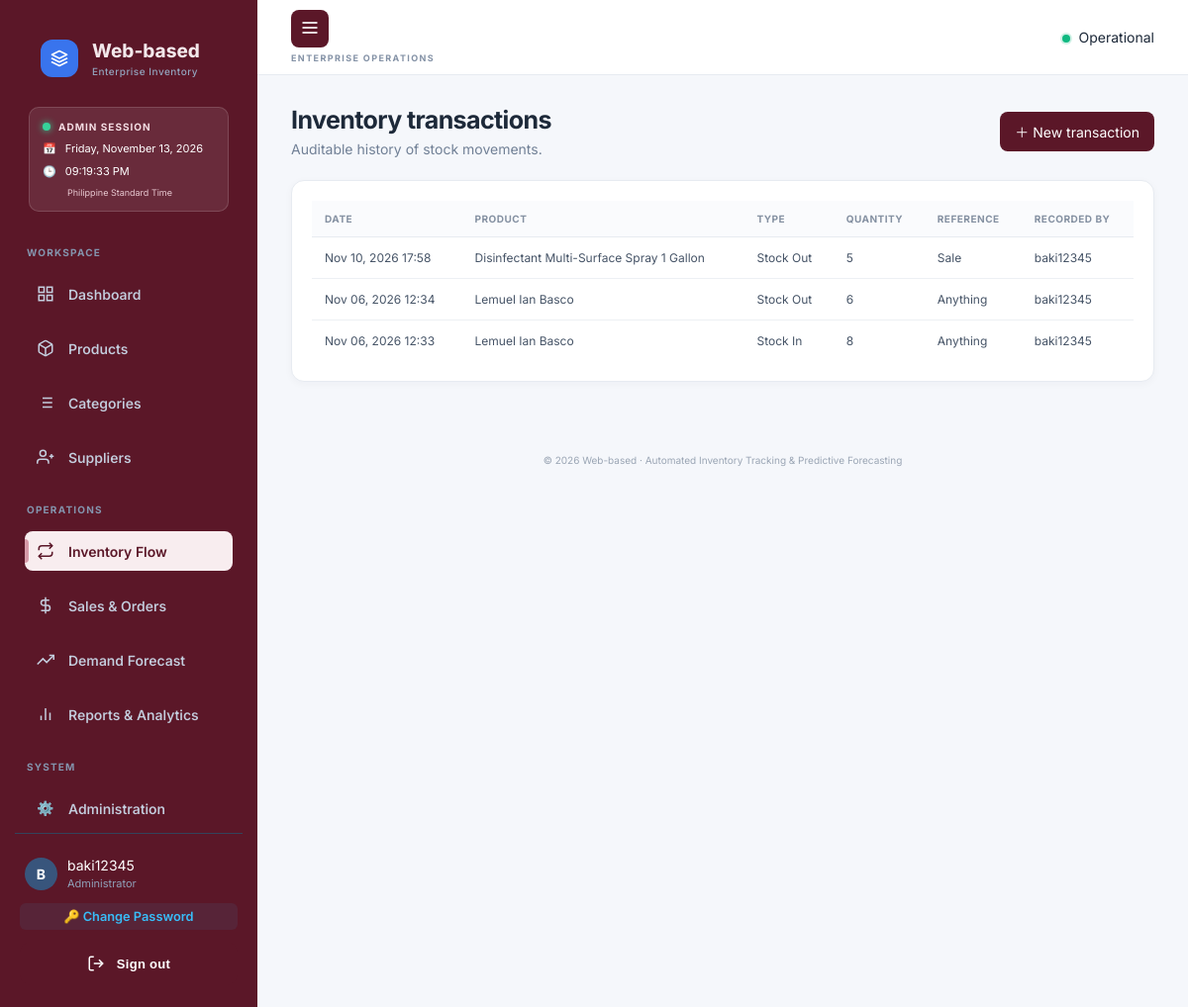
/inventory/transactions/ (signed in), run on the app's committed database.
### inventory/models.py (models this page shows, shortened)
class StockTransaction(models.Model):
    IN = "IN"
    OUT = "OUT"
    ADJUSTMENT = "ADJUSTMENT"
    TYPES = [(IN, "Stock In"), (OUT, "Stock Out"), (ADJUSTMENT, "Adjustment")]
    product = models.ForeignKey(Product, on_delete=models.PROTECT, related_name="transactions")
    transaction_type = models.CharField(max_length=12, choices=TYPES)
    quantity = models.PositiveIntegerField()
    reference = models.CharField(max_length=100, blank=True)
    notes = models.TextField(blank=True)
    created_by = models.ForeignKey(settings.AUTH_USER_MODEL, on_delete=models.SET_NULL, null=True, blank=True)
    created_at = models.DateTimeField(default=timezone.now)

class Product(models.Model):
    name = models.CharField(max_length=160)
    sku = models.CharField(max_length=60, unique=True)
    category = models.ForeignKey(Category, on_delete=models.PROTECT, related_name="products")
    supplier = models.ForeignKey(Supplier, on_delete=models.SET_NULL, null=True, blank=True, related_name="products")
    unit = models.CharField(max_length=40, default="piece")
    purchase_price = models.DecimalField(max_digits=12, decimal_places=2, default=0)
    selling_price = models.DecimalField(max_digits=12, decimal_places=2, default=0)
    quantity = models.PositiveIntegerField(default=0)
    reorder_level = models.PositiveIntegerField(default=5)
    description = models.TextField(blank=True)
    active = models.BooleanField(default=True)
    created_at = models.DateTimeField(auto_now_add=True)

### inventory/views.py (the view)
# urls.py: path("transactions/", views.transaction_list, name="transaction_list"),
@login_required
def transaction_list(request):
    rows = StockTransaction.objects.select_related("product","created_by").order_by("-created_at")
    return render(request, "inventory/transaction_list.html", {"rows": rows[:200]})

### templates/inventory/transaction_list.html
{% extends "base.html" %}{% block page_heading %}{% endblock %}{% block content %}<div class="page-title"><div><h1>Inventory transactions</h1><p class="muted">Auditable history of stock movements.</p></div><a class="btn primary" href="{% url 'transaction_create' %}">＋ New transaction</a></div><div class="panel"><div class="table-wrap"><table><thead><tr><th>Date</th><th>Product</th><th>Type</th><th>Quantity</th><th>Reference</th><th>Recorded by</th></tr></thead><tbody>{% for r in rows %}<tr><td>{{ r.created_at|date:"M d, Y H:i" }}</td><td>{{ r.product.name }}</td><td>{{ r.get_transaction_type_display }}</td><td>{{ r.quantity }}</td><td>{{ r.reference|default:"—" }}</td><td>{{ r.created_by|default:"—" }}</td></tr>{% empty %}<tr><td colspan="6" class="empty">No inventory movements recorded.</td></tr>{% endfor %}</tbody></table></div></div>{% endblock %}

### templates/base.html (shortened to what this page needs)
{% load static %}
<!DOCTYPE html>
<html lang="en">
<head>
  <link rel="stylesheet" href="{% static 'css/app.css' %}">
</head>
<body class="{% block body_class %}{% endblock %}">
  <div class="app-shell" id="appShell">
    <aside class="sidebar" id="sidebar">
      <div class="sidebar-header">
        <a class="brand" href="{% url 'dashboard' %}">
          <div class="brand-mark">
            <svg width="18" height="18" viewBox="0 0 24 24" fill="none" stroke="currentColor" stroke-width="2.2" stroke-linecap="round" stroke-linejoin="round">
              <polygon points="12 2 2 7 12 12 22 7 12 2"></polygon>
              <polyline points="2 17 12 22 22 17"></polyline>
              <polyline points="2 12 12 17 22 12"></polyline>
            </svg>
          </div>
          <div class="brand-text">
            <span class="brand-name">Web-based</span>
            <small class="brand-tagline">Enterprise Inventory</small>
          </div>
        </a>
      </div>
{% if user.is_staff and user.last_login %}
<div class="admin-login-card">
    <div class="login-card-heading">
        <span class="login-indicator"></span>
        ADMIN SESSION
    </div>
    <div class="login-detail">
        <span>📅</span>
        <span>{{ user.last_login|date:"l, F j, Y" }}</span>
    </div>
    <div class="login-detail">
        <span>🕒</span>
        <span>{{ user.last_login|date:"h:i:s A" }}</span>
    </div>
    <small class="login-timezone">
        Philippine Standard Time
    </small>
</div>
{% endif %}
      <nav class="sidebar-nav">
        {% with current_url=request.resolver_match.url_name %}
          <span class="nav-label">WORKSPACE</span>
          <a href="{% url 'dashboard' %}" class="nav-item {% if current_url == 'dashboard' %}active{% endif %}">
            <svg class="nav-icon" viewBox="0 0 24 24" fill="none" stroke="currentColor" stroke-width="2"><rect x="3" y="3" width="7" height="7"></rect><rect x="14" y="3" width="7" height="7"></rect><rect x="14" y="14" width="7" height="7"></rect><rect x="3" y="14" width="7" height="7"></rect></svg>
            <span>Dashboard</span>
          </a>
          <a href="{% url 'product_list' %}" class="nav-item {% if current_url == 'product_list' %}active{% endif %}">
            <span>Products</span>
          </a>
          <a href="{% url 'category_list' %}" class="nav-item {% if current_url == 'category_list' %}active{% endif %}">
            <span>Categories</span>
          </a>
          <a href="{% url 'supplier_list' %}" class="nav-item {% if current_url == 'supplier_list' %}active{% endif %}">
            <svg class="nav-icon" viewBox="0 0 24 24" fill="none" stroke="currentColor" stroke-width="2"><path d="M16 21v-2a4 4 0 0 0-4-4H5a4 4 0 0 0-4 4v2"></path><circle cx="8.5" cy="7" r="4"></circle><line x1="20" y1="8" x2="20" y2="14"></line><line x1="23" y1="11" x2="17" y2="11"></line></svg>
            <span>Suppliers</span>
          </a>
          <span class="nav-label">OPERATIONS</span>
          <a href="{% url 'transaction_list' %}" class="nav-item {% if current_url == 'transaction_list' %}active{% endif %}">
            <svg class="nav-icon" viewBox="0 0 24 24" fill="none" stroke="currentColor" stroke-width="2"><polyline points="17 1 21 5 17 9"></polyline><path d="M3 11V9a4 4 0 0 1 4-4h14"></path><polyline points="7 23 3 19 7 15"></polyline><path d="M21 13v2a4 4 0 0 1-4 4H3"></path></svg>
            <span>Inventory Flow</span>
          </a>
          <a href="{% url 'sale_list' %}" class="nav-item {% if current_url == 'sale_list' %}active{% endif %}">
            <svg class="nav-icon" viewBox="0 0 24 24" fill="none" stroke="currentColor" stroke-width="2"><line x1="12" y1="1" x2="12" y2="23"></line><path d="M17 5H9.5a3.5 3.5 0 0 0 0 7h5a3.5 3.5 0 0 1 0 7H6"></path></svg>
            <span>Sales & Orders</span>
          </a>
          <a href="{% url 'forecast' %}" class="nav-item {% if current_url == 'forecast' %}active{% endif %}">
            <svg class="nav-icon" viewBox="0 0 24 24" fill="none" stroke="currentColor" stroke-width="2"><polyline points="23 6 13.5 15.5 8.5 10.5 1 18"></polyline><polyline points="17 6 23 6 23 12"></polyline></svg>
            <span>Demand Forecast</span>
          </a>
          <a href="{% url 'reports' %}" class="nav-item {% if current_url == 'reports' %}active{% endif %}">
            <svg class="nav-icon" viewBox="0 0 24 24" fill="none" stroke="currentColor" stroke-width="2"><line x1="18" y1="20" x2="18" y2="10"></line><line x1="12" y1="20" x2="12" y2="4"></line><line x1="6" y1="20" x2="6" y2="14"></line></svg>
            <span>Reports & Analytics</span>
          </a>
          {% if user.is_staff %}
            <span class="nav-label">SYSTEM</span>
<a href="{% url 'custom_admin_portal' %}" class="nav-link {% if request.resolver_match.url_name == 'custom_admin_portal' %}active{% endif %}">
    <span class="nav-icon">⚙️</span>
    <span>Administration</span>
</a>
          {% endif %}
        {% endwith %}
      </nav>
      <div class="sidebar-bottom">
        <div class="user-chip">
          <div class="avatar" title="{{ user.get_full_name|default:user.username }}">
            {{ user.username|slice:":1"|upper }}
          </div>
          <div class="user-info">
            <span class="user-name">{{ user.get_full_name|default:user.username }}</span>
            <small class="user-role">{% if user.is_staff %}Administrator{% else %}Operator{% endif %}</small>
          </div>
        </div>
        <a href="/admin/password_change/" style="display: block; font-size: 0.8rem; color: #38bdf8; text-decoration: none; padding: 6px 10px; margin: 6px 0; border-radius: 6px; background: rgba(56, 189, 248, 0.08); text-align: center; font-weight: 600;">
        🔑 Change Password
      </a>
        <form method="post" action="{% url 'logout' %}">
          <button type="submit" class="btn-logout" title="Sign out">
            <svg width="16" height="16" viewBox="0 0 24 24" fill="none" stroke="currentColor" stroke-width="2"><path d="M9 21H5a2 2 0 0 1-2-2V5a2 2 0 0 1 2-2h4"></path><polyline points="16 17 21 12 16 7"></polyline><line x1="21" y1="12" x2="9" y2="12"></line></svg>
            <span>Sign out</span>
          </button>
        </form>
      </div>
    </aside>
    <main class="main">
      <header class="topbar">
        <div class="topbar-left">
          <button type="button" class="sidebar-toggle" onclick="toggleSidebar()" aria-label="Toggle Navigation">
            <svg width="20" height="20" viewBox="0 0 24 24" fill="none" stroke="currentColor" stroke-width="2"><line x1="3" y1="12" x2="21" y2="12"></line><line x1="3" y1="6" x2="21" y2="6"></line><line x1="3" y1="18" x2="21" y2="18"></line></svg>
          </button>
          <div>
            <span class="eyebrow">{% block eyebrow %}ENTERPRISE OPERATIONS{% endblock %}</span>
          </div>
        </div>
        <div class="topbar-right">
          <div class="system-status">
            <span class="status-dot"></span>
            <span class="status-label">Operational</span>
          </div>
        </div>
      </header>
      <section class="content">
        {% block content %}{% endblock %}
      </section>
      <footer class="app-footer">
        <p>© {% now "Y" %} Web-based · Automated Inventory Tracking & Predictive Forecasting</p>
      </footer>
    </main>
  </div>
</body>
</html>

### data on the page
StockTransaction: created_at "Nov 10, 2026 17:58", product.name "Disinfectant Multi-Surface Spray 1 Gallon", transaction_type "Stock Out", quantity "5", reference "Sale", created_by "baki12345"
StockTransaction: created_at "Nov 06, 2026 12:34", product.name "Lemuel Ian Basco", transaction_type "Stock Out", quantity "6", reference "Anything", created_by "baki12345"
StockTransaction: created_at "Nov 06, 2026 12:33", product.name "Lemuel Ian Basco", transaction_type "Stock In", quantity "8", reference "Anything", created_by "baki12345"

### other printed values
{{ user.last_login|date:"l, F j, Y" }} "Friday, November 13, 2026"
{{ user.last_login|date:"h:i:s A" }} "09:19:33 PM"
{{ user.username|slice:":1"|upper }} "B"
{{ user.get_full_name|default:user.username }} "baki12345"
